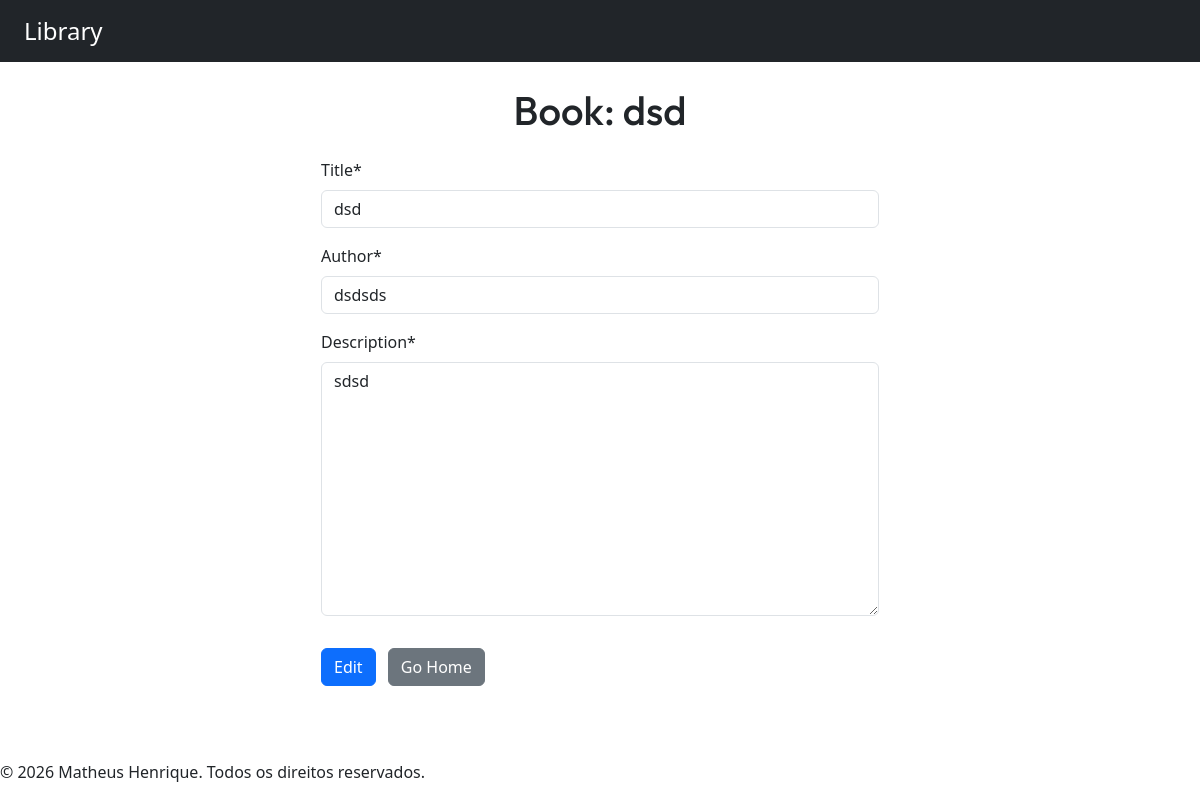
Page /book/edit/3/ on the committed database.
### myapp/models.py (models this page shows, shortened)
class Book(models.Model):
    title = models.CharField(max_length=200)
    author = models.CharField(max_length=200)
    description = models.TextField(default='')

### myapp/views.py (the view)
# urls.py: path('book/edit/<int:pk>/', edit_book.as_view(), name="edit_book"),
class edit_book(UpdateView):
    model = Book
    fields = ["title", "author", "description"]
    template_name = "myapp/edit_book.html"
    success_url = reverse_lazy('home')

### myapp/templates/myapp/edit_book.html (shortened to what this page needs)
{% extends "myapp/base.html" %}
{% load crispy_forms_tags %}
{% block content %}
<div class="container mx-auto">
    <h1 class="text-center mt-4">Book: {{ book.title }}</h1>
    <form method="post" class="col-md-6 mx-auto mt-4">
        {{ form|crispy }}
        <button type="submit" class="btn btn-primary w-20 mt-3">Edit</button>
        <a href="{% url "home" %}" class="btn btn-secondary w-20 mt-3 ms-2">Go Home</a>
    </form>
</div>
{% endblock content %}

### myapp/static/myapp/css/style.css (style rules this page uses)
h1 { font-family: "Outfit", sans-serif; }
.btn, .btn:hover { text-decoration: none !important; }

### rows in the picture
Book: title "dsd", author "dsdsds", description "sdsd"
